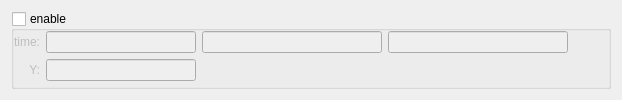
           <widget class="QWidget" name="crosshairTab">
            <attribute name="title">
             <string>crosshair</string>
            </attribute>
            <layout class="QVBoxLayout" name="verticalLayout_15">
             <item>
              <widget class="QGroupBox" name="crosshairGroup">
               <property name="enabled">
                <bool>true</bool>
               </property>
               <property name="toolTip">
                <string>enable crosshair (click in plot to drop crosshair at point)</string>
               </property>
               <property name="title">
                <string>enable</string>
               </property>
               <property name="checkable">
                <bool>true</bool>
               </property>
               <property name="checked">
                <bool>false</bool>
               </property>
               <layout class="QVBoxLayout" name="verticalLayout_13">
                <property name="leftMargin">
                 <number>0</number>
                </property>
                <property name="topMargin">
                 <number>0</number>
                </property>
                <property name="rightMargin">
                 <number>0</number>
                </property>
                <property name="bottomMargin">
                 <number>0</number>
                </property>
                <item>
                 <layout class="QFormLayout" name="formLayout_6">
                  <property name="fieldGrowthPolicy">
                   <enum>QFormLayout::AllNonFixedFieldsGrow</enum>
                  </property>
                  <property name="labelAlignment">
                   <set>Qt::AlignRight|Qt::AlignTrailing|Qt::AlignVCenter</set>
                  </property>
                  <item row="0" column="0">
                   <widget class="QLabel" name="label_10">
                    <property name="sizePolicy">
                     <sizepolicy hsizetype="Preferred" vsizetype="Preferred">
                      <horstretch>0</horstretch>
                      <verstretch>0</verstretch>
                     </sizepolicy>
                    </property>
                    <property name="minimumSize">
                     <size>
                      <width>0</width>
                      <height>0</height>
                     </size>
                    </property>
                    <property name="text">
                     <string>time:</string>
                    </property>
                    <property name="alignment">
                     <set>Qt::AlignRight|Qt::AlignTrailing|Qt::AlignVCenter</set>
                    </property>
                   </widget>
                  </item>
                  <item row="0" column="1">
                   <layout class="QHBoxLayout" name="horizontalLayout_22">
                    <item>
                     <widget class="QLineEdit" name="crosshairGPS">
                      <property name="sizePolicy">
                       <sizepolicy hsizetype="Fixed" vsizetype="Fixed">
                        <horstretch>0</horstretch>
                        <verstretch>0</verstretch>
                       </sizepolicy>
                      </property>
                      <property name="minimumSize">
                       <size>
                        <width>150</width>
                        <height>0</height>
                       </size>
                      </property>
                      <property name="toolTip">
                       <string>crosshair time GPS</string>
                      </property>
                      <property name="readOnly">
                       <bool>true</bool>
                      </property>
                     </widget>
                    </item>
                    <item>
                     <widget class="QLineEdit" name="crosshairUTC">
                      <property name="sizePolicy">
                       <sizepolicy hsizetype="Minimum" vsizetype="Fixed">
                        <horstretch>0</horstretch>
                        <verstretch>0</verstretch>
                       </sizepolicy>
                      </property>
                      <property name="minimumSize">
                       <size>
                        <width>180</width>
                        <height>0</height>
                       </size>
                      </property>
                      <property name="toolTip">
                       <string>crosshair time UTC</string>
                      </property>
                      <property name="readOnly">
                       <bool>true</bool>
                      </property>
                     </widget>
                    </item>
                    <item>
                     <widget class="QLineEdit" name="crosshairLocal">
                      <property name="sizePolicy">
                       <sizepolicy hsizetype="Minimum" vsizetype="Fixed">
                        <horstretch>0</horstretch>
                        <verstretch>0</verstretch>
                       </sizepolicy>
                      </property>
                      <property name="minimumSize">
                       <size>
                        <width>180</width>
                        <height>0</height>
                       </size>
                      </property>
                      <property name="toolTip">
                       <string>crosshair time local</string>
                      </property>
                      <property name="readOnly">
                       <bool>true</bool>
                      </property>
                     </widget>
                    </item>
                    <item>
                     <spacer name="horizontalSpacer_15">
                      <property name="orientation">
                       <enum>Qt::Horizontal</enum>
                      </property>
                      <property name="sizeHint" stdset="0">
                       <size>
                        <width>40</width>
                        <height>20</height>
                       </size>
                      </property>
                     </spacer>
                    </item>
                   </layout>
                  </item>
                  <item row="1" column="0">
                   <widget class="QLabel" name="label_11">
                    <property name="sizePolicy">
                     <sizepolicy hsizetype="Preferred" vsizetype="Preferred">
                      <horstretch>0</horstretch>
                      <verstretch>0</verstretch>
                     </sizepolicy>
                    </property>
                    <property name="minimumSize">
                     <size>
                      <width>0</width>
                      <height>0</height>
                     </size>
                    </property>
                    <property name="text">
                     <string>Y:</string>
                    </property>
                    <property name="alignment">
                     <set>Qt::AlignRight|Qt::AlignTrailing|Qt::AlignVCenter</set>
                    </property>
                   </widget>
                  </item>
                  <item row="1" column="1">
                   <layout class="QHBoxLayout" name="horizontalLayout_23">
                    <item>
                     <widget class="QLineEdit" name="crosshairYValue">
                      <property name="sizePolicy">
                       <sizepolicy hsizetype="Fixed" vsizetype="Fixed">
                        <horstretch>0</horstretch>
                        <verstretch>0</verstretch>
                       </sizepolicy>
                      </property>
                      <property name="minimumSize">
                       <size>
                        <width>150</width>
                        <height>0</height>
                       </size>
                      </property>
                      <property name="toolTip">
                       <string>crosshair Y value</string>
                      </property>
                      <property name="readOnly">
                       <bool>true</bool>
                      </property>
                     </widget>
                    </item>
                    <item>
                     <spacer name="horizontalSpacer_16">
                      <property name="orientation">
                       <enum>Qt::Horizontal</enum>
                      </property>
                      <property name="sizeHint" stdset="0">
                       <size>
                        <width>40</width>
                        <height>20</height>
                       </size>
                      </property>
                     </spacer>
                    </item>
                   </layout>
                  </item>
                 </layout>
                </item>
               </layout>
              </widget>
             </item>
            </layout>
           </widget>
